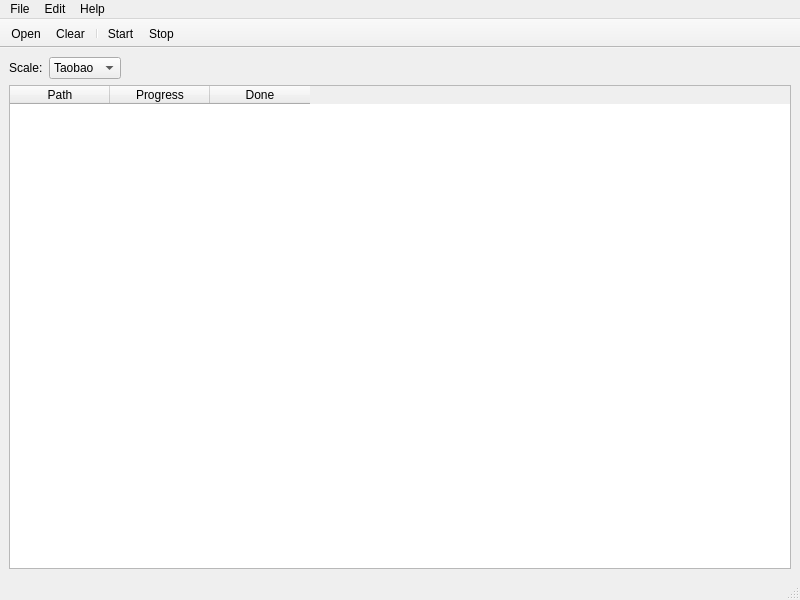
<?xml version="1.0" encoding="UTF-8"?>
<ui version="4.0">
 <class>MainWindow</class>
 <widget class="QMainWindow" name="MainWindow">
  <property name="geometry">
   <rect>
    <x>0</x>
    <y>0</y>
    <width>800</width>
    <height>600</height>
   </rect>
  </property>
  <property name="windowTitle">
   <string>Piczip</string>
  </property>
  <property name="windowIcon">
   <iconset resource="img.qrc">
    <normaloff>:/res/icon-32.png</normaloff>:/res/icon-32.png</iconset>
  </property>
  <widget class="QWidget" name="centralwidget">
   <layout class="QVBoxLayout" name="verticalLayout">
    <item>
     <layout class="QHBoxLayout" name="horizontalLayout">
      <item>
       <widget class="QLabel" name="label">
        <property name="text">
         <string>Scale:</string>
        </property>
       </widget>
      </item>
      <item>
       <widget class="QComboBox" name="comboBox_scale">
        <item>
         <property name="text">
          <string>Taobao</string>
         </property>
        </item>
        <item>
         <property name="text">
          <string>1/2</string>
         </property>
        </item>
        <item>
         <property name="text">
          <string>1/4</string>
         </property>
        </item>
        <item>
         <property name="text">
          <string>1/8</string>
         </property>
        </item>
        <item>
         <property name="text">
          <string>1/16</string>
         </property>
        </item>
       </widget>
      </item>
      <item>
       <spacer name="horizontalSpacer">
        <property name="orientation">
         <enum>Qt::Horizontal</enum>
        </property>
        <property name="sizeHint" stdset="0">
         <size>
          <width>40</width>
          <height>20</height>
         </size>
        </property>
       </spacer>
      </item>
     </layout>
    </item>
    <item>
     <widget class="QTableWidget" name="tableWidget">
      <property name="editTriggers">
       <set>QAbstractItemView::NoEditTriggers</set>
      </property>
      <column>
       <property name="text">
        <string>Path</string>
       </property>
      </column>
      <column>
       <property name="text">
        <string>Progress</string>
       </property>
      </column>
      <column>
       <property name="text">
        <string>Done</string>
       </property>
      </column>
     </widget>
    </item>
   </layout>
  </widget>
  <widget class="QMenuBar" name="menubar">
   <property name="geometry">
    <rect>
     <x>0</x>
     <y>0</y>
     <width>800</width>
     <height>21</height>
    </rect>
   </property>
   <widget class="QMenu" name="menuFile">
    <property name="title">
     <string>File</string>
    </property>
    <addaction name="actionOpen"/>
    <addaction name="actionClear"/>
   </widget>
   <widget class="QMenu" name="menuEdit">
    <property name="title">
     <string>Edit</string>
    </property>
    <addaction name="actionStart"/>
    <addaction name="actionStop"/>
   </widget>
   <widget class="QMenu" name="menuHelp">
    <property name="title">
     <string>Help</string>
    </property>
    <addaction name="actionAbout"/>
   </widget>
   <addaction name="menuFile"/>
   <addaction name="menuEdit"/>
   <addaction name="menuHelp"/>
  </widget>
  <widget class="QStatusBar" name="statusbar"/>
  <widget class="QToolBar" name="toolBar">
   <property name="windowTitle">
    <string>toolBar</string>
   </property>
   <property name="movable">
    <bool>false</bool>
   </property>
   <attribute name="toolBarArea">
    <enum>TopToolBarArea</enum>
   </attribute>
   <attribute name="toolBarBreak">
    <bool>false</bool>
   </attribute>
   <addaction name="actionOpen"/>
   <addaction name="actionClear"/>
   <addaction name="separator"/>
   <addaction name="actionStart"/>
   <addaction name="actionStop"/>
  </widget>
  <action name="actionOpen">
   <property name="icon">
    <iconset resource="img.qrc">
     <normaloff>:/res/Open_folder_add_48px.png</normaloff>:/res/Open_folder_add_48px.png</iconset>
   </property>
   <property name="text">
    <string>Open</string>
   </property>
   <property name="toolTip">
    <string>Add pictures for zip</string>
   </property>
   <property name="shortcut">
    <string>Ctrl+O</string>
   </property>
  </action>
  <action name="actionClear">
   <property name="icon">
    <iconset resource="img.qrc">
     <normaloff>:/res/Clear_48px.png</normaloff>:/res/Clear_48px.png</iconset>
   </property>
   <property name="text">
    <string>Clear</string>
   </property>
   <property name="toolTip">
    <string>Clear all items</string>
   </property>
   <property name="shortcut">
    <string>Ctrl+D</string>
   </property>
  </action>
  <action name="actionStart">
   <property name="icon">
    <iconset resource="img.qrc">
     <normaloff>:/res/Start_48px.png</normaloff>:/res/Start_48px.png</iconset>
   </property>
   <property name="text">
    <string>Start</string>
   </property>
   <property name="toolTip">
    <string>Start zip</string>
   </property>
   <property name="shortcut">
    <string>Ctrl+G</string>
   </property>
  </action>
  <action name="actionStop">
   <property name="icon">
    <iconset resource="img.qrc">
     <normaloff>:/res/Stop_red_48px.png</normaloff>:/res/Stop_red_48px.png</iconset>
   </property>
   <property name="text">
    <string>Stop</string>
   </property>
   <property name="toolTip">
    <string>Stop zip</string>
   </property>
   <property name="shortcut">
    <string>Ctrl+H</string>
   </property>
  </action>
  <action name="actionAbout">
   <property name="text">
    <string>About</string>
   </property>
  </action>
 </widget>
 <resources>
  <include location="img.qrc"/>
 </resources>
 <connections>
  <connection>
   <sender>comboBox_scale</sender>
   <signal>currentIndexChanged(int)</signal>
   <receiver>MainWindow</receiver>
   <slot>on_scaleChanged(int)</slot>
   <hints>
    <hint type="sourcelabel">
     <x>85</x>
     <y>72</y>
    </hint>
    <hint type="destinationlabel">
     <x>179</x>
     <y>65</y>
    </hint>
   </hints>
  </connection>
  <connection>
   <sender>MainWindow</sender>
   <signal>when_statusMsg(QString)</signal>
   <receiver>statusbar</receiver>
   <slot>showMessage(QString)</slot>
   <hints>
    <hint type="sourcelabel">
     <x>716</x>
     <y>74</y>
    </hint>
    <hint type="destinationlabel">
     <x>725</x>
     <y>585</y>
    </hint>
   </hints>
  </connection>
  <connection>
   <sender>menubar</sender>
   <signal>triggered(QAction*)</signal>
   <receiver>MainWindow</receiver>
   <slot>on_actionTriggered(QAction*)</slot>
   <hints>
    <hint type="sourcelabel">
     <x>58</x>
     <y>7</y>
    </hint>
    <hint type="destinationlabel">
     <x>491</x>
     <y>63</y>
    </hint>
   </hints>
  </connection>
  <connection>
   <sender>MainWindow</sender>
   <signal>when_clear()</signal>
   <receiver>tableWidget</receiver>
   <slot>clear()</slot>
   <hints>
    <hint type="sourcelabel">
     <x>655</x>
     <y>76</y>
    </hint>
    <hint type="destinationlabel">
     <x>643</x>
     <y>235</y>
    </hint>
   </hints>
  </connection>
 </connections>
 <slots>
  <signal>when_add(int)</signal>
  <signal>when_remove(int)</signal>
  <signal>when_statusMsg(QString)</signal>
  <signal>when_clear()</signal>
  <slot>on_add()</slot>
  <slot>on_remove()</slot>
  <slot>on_scaleChanged(int)</slot>
  <slot>on_actionTriggered(QAction*)</slot>
 </slots>
</ui>
